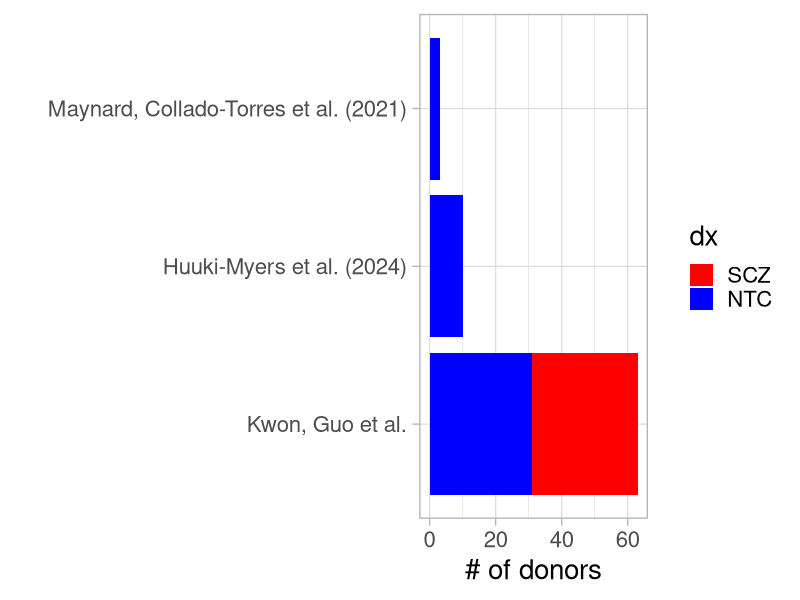
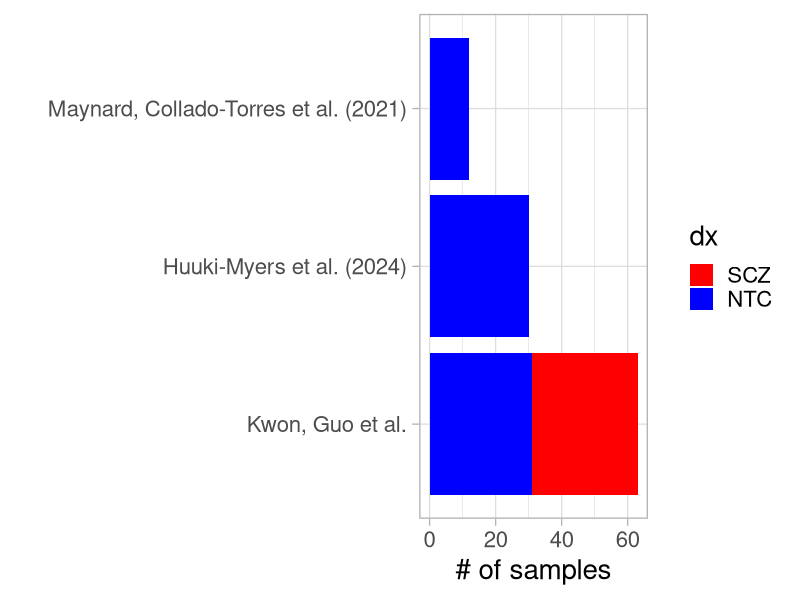
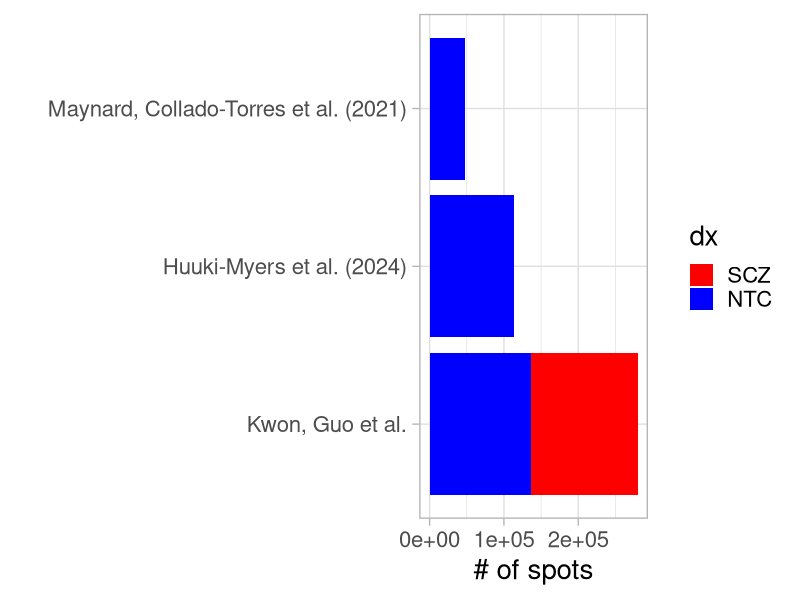

R code for these plots, in order:
library(tidyverse)
library(here)

# Plot Donor Comparison
donor_df <- readr::read_csv(
  here(
    "raw-data/experiment_info",
    "study_compare.csv"
  )
) |>
  mutate(
    dx = factor(dx, levels = c("SCZ", "NTC")),
    study = factor(study,
      levels = c(
        "Kwon, Guo et al.",
        "Huuki-Myers et al. (2024)",
        "Maynard, Collado-Torres et al. (2021)"
      )
    )
  )

for (tmp_col in c("donor", "sample", "spot")) {
  pdf(
    here(
      "plots/misc",
      paste0("bar_plot_study_compare_", tmp_col, "_num.pdf")
    ),
    height = 3,
    width = 10
  )
  print(
    ggplot(donor_df) +
      geom_bar(aes(y = study, weight = .data[[tmp_col]], fill = dx)) +
      labs(
        x = paste0("# of ", tmp_col, "s"),
        y = ""
      ) +
      scale_fill_manual(
        values = c(
          "NTC" = "blue",
          "SCZ" = "red"
        )
      ) +
      theme_light(base_size = 20)
  )
  dev.off()
}
